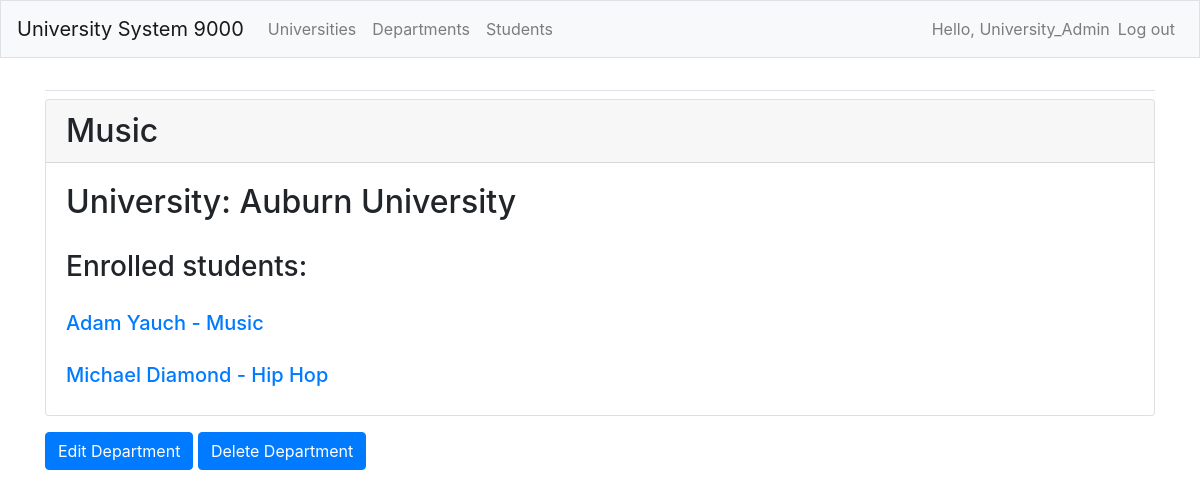
The app's page /departments/departments/1/ (signed in) with its own data.
### departments/models.py (models this page shows, shortened)
class Department(models.Model):
    name = models.CharField(max_length=50)
    university = models.ForeignKey(University, on_delete=models.CASCADE)
    owner = models.ForeignKey(User, on_delete=models.CASCADE)

### universities/models.py (models this page shows)
class University(models.Model):
    name = models.CharField(max_length=50)
    owner = models.ForeignKey(User, on_delete=models.CASCADE)
    class Meta:
        verbose_name_plural = "universities"
    def __str__(self):
        return self.name

### students/models.py (models this page shows, shortened)
class Student(models.Model):
    name = models.CharField(max_length=50)
    email = models.CharField(max_length=50)
    major = models.CharField(max_length=50)
    FRESHMAN = 'FR'
    SOPHOMORE = 'SO'
    JUNIOR = 'JR'
    SENIOR = 'SR'
    GRADUATE = 'GR'
    YEAR_IN_SCHOOL_CHOICES = [
        (FRESHMAN, 'Freshman'),
        (SOPHOMORE, 'Sophomore'),
        (JUNIOR, 'Junior'),
        (SENIOR, 'Senior'),
        (GRADUATE, 'Graduate'),
    ]
    year_in_school = models.CharField(
        max_length=2,
        choices=YEAR_IN_SCHOOL_CHOICES,
        default=FRESHMAN,
    )
    date_enrolled = models.DateField(auto_now_add=False)
    major_department = models.ForeignKey(Department, on_delete=models.CASCADE)
    owner = models.ForeignKey(User, on_delete=models.CASCADE)

### departments/views.py (the view)
# urls.py: path('departments/<int:department_id>/', views.department, name='department'),
@login_required
def department(request, department_id):
    department = Department.objects.get(id=department_id)
    if department.owner != request.user:
        raise Http404
    students = Student.objects.filter(major_department=department)
    context = {'department': department, 'students': students}
    return render(request, 'departments/department.html', context)

### departments/templates/departments/department.html
{% extends "universities/base.html" %}
{% block content %}
<div class="card mb-3">
    <h2 class="card-header">{{ department.name }}</h2>
    <h2 class="card-body">University: {{ department.university }}</h2>
    <h3 class="card-body" style="padding-top: 0">Enrolled students:</h3>
    {% for student in students %}
        <h5 class="card-body" style="padding-top: 0">
            <a href="{% url 'students:student' student.id %}">{{ student.name }} - {{ student.major }}</a></h5>
    {% empty%}
        <h5 class="card-body">No students are currently enrolled</h5>
  {% endfor %}
</div>
<p>
    <a href="{% url 'departments:edit_department' department.id %}"><button type="button" class="btn btn-primary">Edit Department</button></a>
    <a href="{% url 'departments:delete_department' department.id %}"
       onclick="return confirm('Are you sure you want to delete this department? This will delete all students associated with this department')">
        <button type="button" class="btn btn-primary">Delete Department</button></a>
</p>
{% endblock content %}

### universities/templates/universities/base.html (shortened to what this page needs)
{% load bootstrap4 %}
<!DOCTYPE html>
<html lang="en">
<head>
  {% bootstrap_css %}
</head>
<body>
  <nav class="navbar navbar-expand-md navbar-light bg-light mb-4 border">
    <a class="navbar-brand" href="{% url 'universities:index' %}">University System 9000</a>
    <div class="collapse navbar-collapse" id="navbarCollapse">
      <ul class="navbar-nav mr-auto">
        <li class="nav-item">
          <a class="nav-link" href="{% url 'universities:universities' %}">Universities</a>
        </li>
        <li class="nav-item">
          <a class="nav-link" href="{% url 'departments:departments' %}">Departments</a>
        </li>
        <li class="nav-item">
          <a class="nav-link" href="{% url 'students:students' %}">Students</a>
        </li>
      </ul>
      <ul class="navbar-nav ml-auto">
        {% if user.is_authenticated %}
          <li class="nav-item">
            <span class="navbar-text">Hello, {{ user.username }}</span>
          </li>
          <li class="nav-item">
            <a class="nav-link" href="{% url 'users:logout' %}">Log out</a>
          </li>
        {% endif %}
      </ul>
    </div>
  </nav>
  <main role="main" class="container">
      <div class="pb-2 mb-2 border-bottom">
      </div>
      <div>
        {% block content %}{% endblock content %}
      </div>
  </main>
</body>
</html>

### records on screen
Department: name "Music", university "Auburn University"
Student: name "Adam Yauch", major "Music"
Student: name "Michael Diamond", major "Hip Hop"

### other values on screen
{{ user.username }} "University_Admin"
